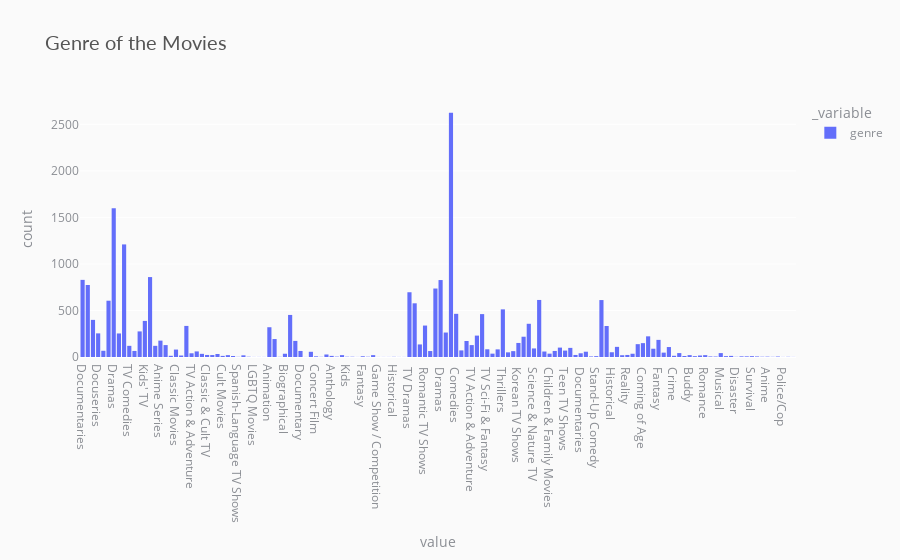

The notebook cell this image was saved under:
### Code cell
fig = px.histogram(data_frame= genre_count, x = ['genre'], title="Genre of the Movies")
fig.update_layout(
                 plot_bgcolor = '#fafafa', paper_bgcolor='#fafafa',
                 title_font=dict(size=20, color = '#555', family = 'Lato, sans-serif'),
                 font = dict(size=12, color = '#8a8d93'),
                 hoverlabel = dict(bgcolor = '#444', font_size=8, font_family = 'Lato, sans-serif'))
fig.show()

### Figure 1 — Plotly figure (JSON) as saved in the notebook; plotly's stock layout.template omitted (floating-point values rounded to 4 significant figures; data arrays with more than 128 entries replaced by an {"elided": "..."} marker saying what was removed)
{"data": [{"alignmentgroup": "True", "bingroup": "x", "hovertemplate": "_variable=genre<br>value=%{x}<br>count=%{y}<extra></extra>", "legendgroup": "genre", "marker": {"color": "#636efa", "pattern": {"shape": ""}}, "name": "genre", "offsetgroup": "genre", "orientation": "v", "showlegend": true, "type": "histogram", "x": {"elided": "23233 str values"}, "xaxis": "x", "yaxis": "y"}], "layout": {"barmode": "relative", "font": {"color": "#8a8d93", "size": 12}, "hoverlabel": {"bgcolor": "#444", "font": {"family": "Lato, sans-serif", "size": 8}}, "legend": {"title": {"text": "_variable"}, "tracegroupgap": 0}, "paper_bgcolor": "#fafafa", "plot_bgcolor": "#fafafa", "title": {"font": {"color": "#555", "family": "Lato, sans-serif", "size": 20}, "text": "Genre of the Movies"}, "xaxis": {"anchor": "y", "domain": [0, 1], "title": {"text": "value"}}, "yaxis": {"anchor": "x", "domain": [0, 1], "title": {"text": "count"}}}}
